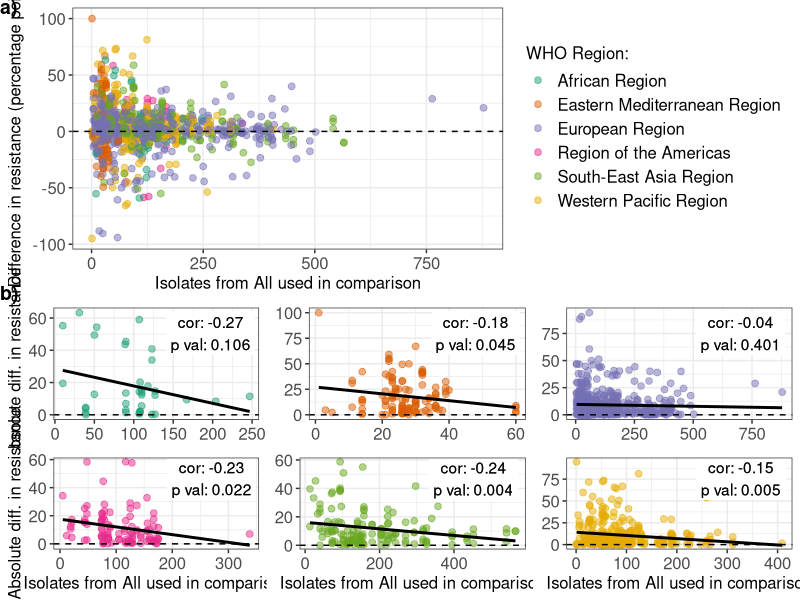
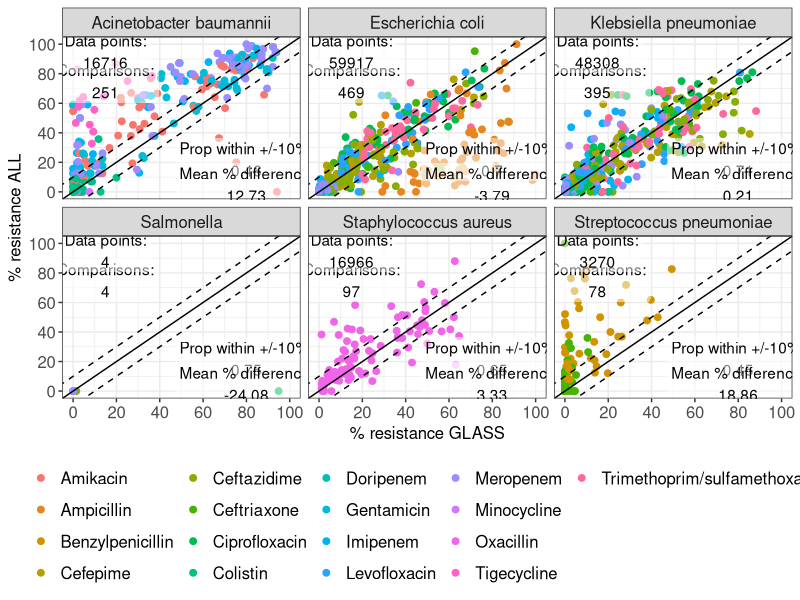
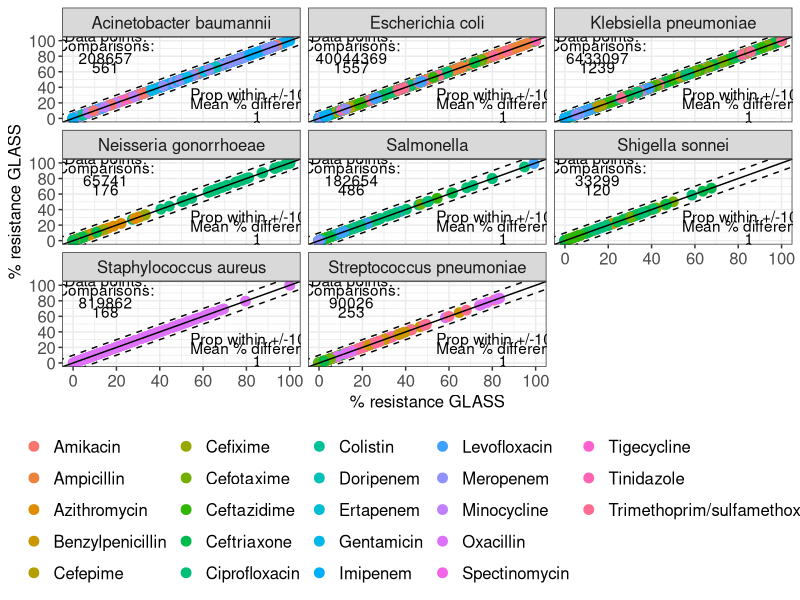
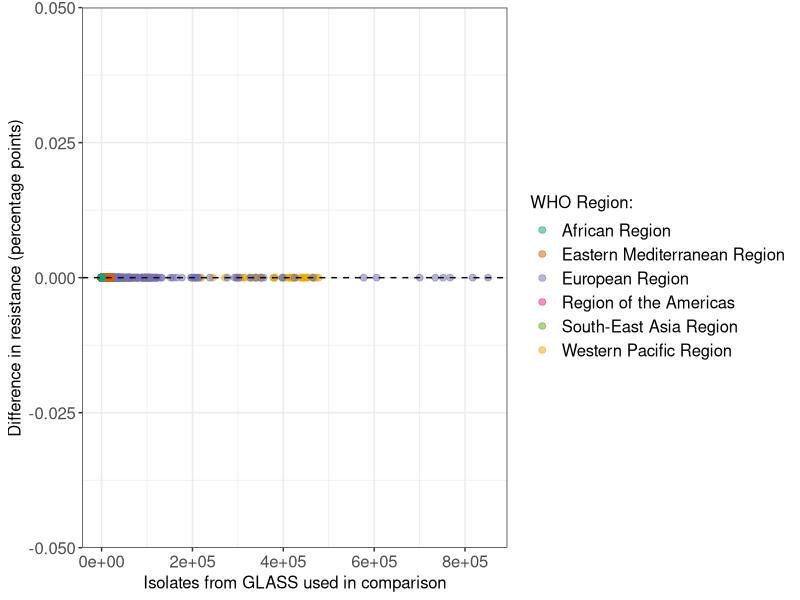
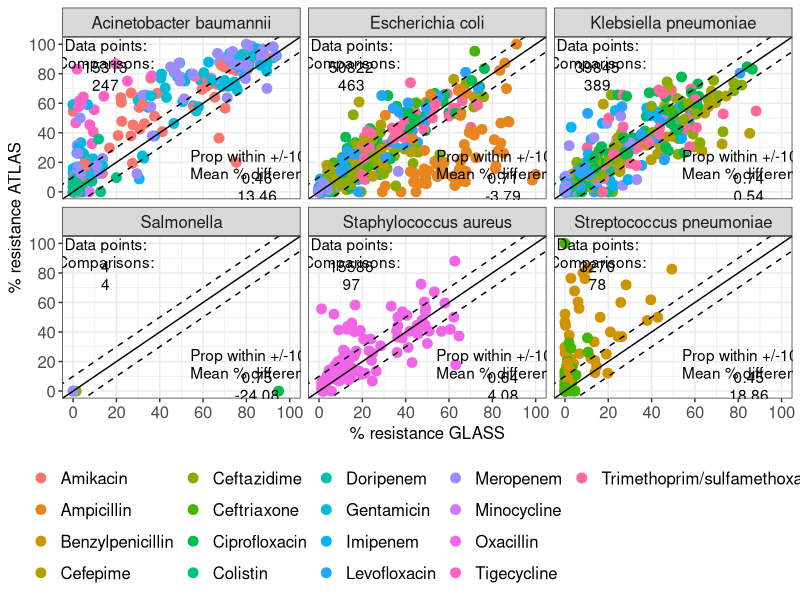
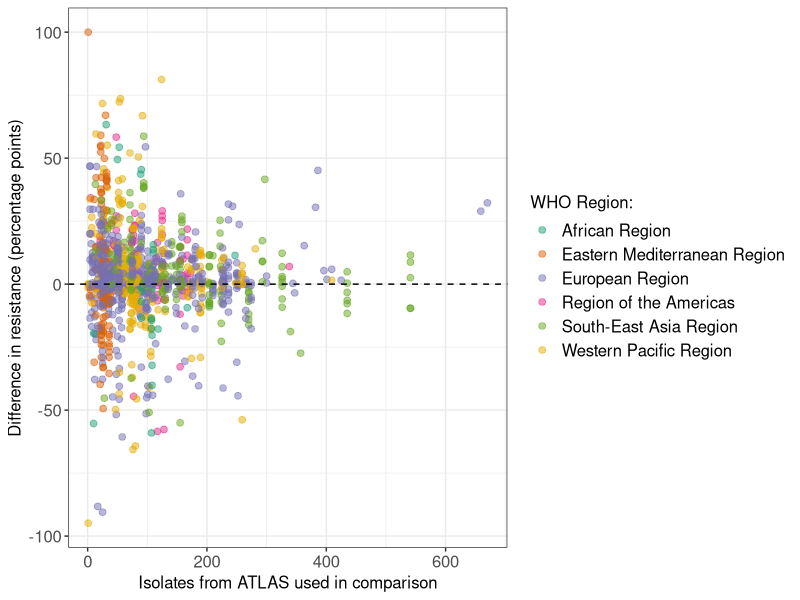
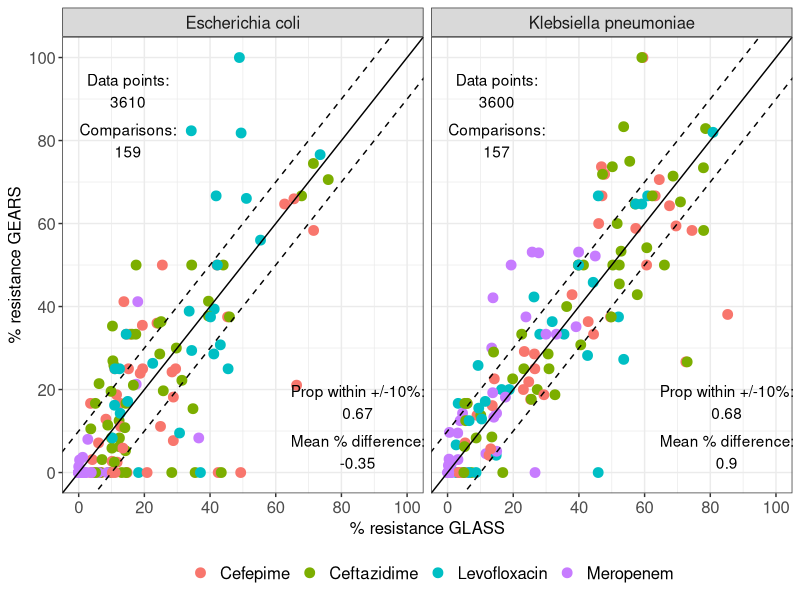
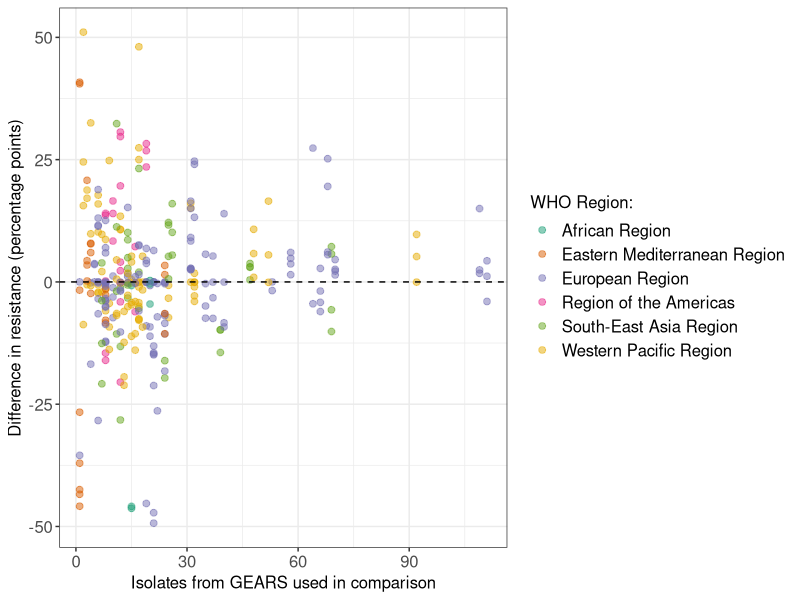

These charts were generated, in order, by the following R code:

################################################################################

################################################################################
######################### AMR Vivli data challenge #############################
################################################################################

################################################################################

#libraries required
library(dplyr)
library(tidyr)
library(readxl) #to read excel files
library(tidyverse) # str_replace_all()
library(here)
library(cowplot)
library(RColorBrewer)

pal = c("royalblue4", "royalblue1", "firebrick4", "firebrick2")
################################################################################
########################### Load AMR datasets ##################################
################################################################################

#load prepared data from all sources of data
df_AMR <- read.csv(here("data","final_AMR_dataset.csv"))

time_lab = gsub(":", "_", gsub(" ", "_", Sys.time()))
dir.create(here::here("plots", time_lab))

#names datasets
name_data = unique(df_AMR$Data)

################################################################################
########################## Countries exploration ###############################
################################################################################

#countries in each dataset
countries_GLASS = unique(df_AMR[df_AMR$Data == 'GLASS', c('Country')])
countries_ATLAS = unique(df_AMR[df_AMR$Data == 'ATLAS', c('Country')])
countries_SIDERO = unique(df_AMR[df_AMR$Data == 'SIDERO', c('Country')])
countries_GEARS = unique(df_AMR[df_AMR$Data == 'GEARS', c('Country')])
countries_KEYSTONE = unique(df_AMR[df_AMR$Data == 'KEYSTONE', c('Country')])

#intersection of countries between datasets
countries_ATLAS_GLASS <- intersect(countries_ATLAS, countries_GLASS)
countries_SIDERO_GLASS <- intersect(countries_GLASS, countries_SIDERO)
countries_GEARS_GLASS <- intersect(countries_GEARS, countries_GLASS)
countries_KEYSTONE_GLASS <- intersect(countries_KEYSTONE, countries_GLASS)

################################################################################
########################## Proportion calculation ##############################
################################################################################

#proportion of resistance
df_AMR$p <- df_AMR$Resistant/df_AMR$Total*100

################################################################################
####################### Plots like Catalan et al. ##############################
################################################################################

##### GLASS vs datasets individually #####

x = df_AMR[df_AMR$Data %in% c('GLASS'),]

for(data in name_data){
  
  y = df_AMR[df_AMR$Data %in% data,]
  
  x_y <- merge(x, y, by = c('Country', 'Region', 'Year', 'Pathogen', 'Antibiotic')) %>%
    filter(!is.nan(p.y)) %>%
    mutate(Total = Total.y+Total.x,
           Diff = p.y-p.x)
  
  if(nrow(x_y)==0){
    cat("Warning: no overlap between", data, "and GLASS, skipping...\n")
    next
  }
  
  x_y_text = data.frame()
  
  for(pathogen in unique(x_y$Pathogen)){
    x_y_p = x_y %>%
      filter(Pathogen == pathogen)
    
    x_y_text = rbind(x_y_text,
                     data.frame(Pathogen = pathogen,
                                Comparisons = nrow(x_y_p),
                                Data_points = sum(x_y_p$Total.y),
                                Prop_within = round(sum(abs(x_y_p$p.y-x_y_p$p.x)<=10)/nrow(x_y_p), 2),
                                Mean_diff = round(mean(x_y_p$p.y-x_y_p$p.x), 2)))
  }
  
  ggplot(x_y) +
    geom_point(aes(x = p.x, y = p.y, colour = Antibiotic), size = 3) +
    facet_wrap(~Pathogen) +
    geom_text(data = x_y_text,
              aes(x = 15, y = 80, label = paste0("Comparisons:\n",
                                                 Comparisons))) +
    geom_text(data = x_y_text,
              aes(x = 15, y = 92, label = paste0("Data points:\n",
                                                 Data_points))) +
    geom_text(data = x_y_text,
              aes(x = 85, y = 17, label = paste0("Prop within +/-10%:\n",
                                                 Prop_within))) +
    geom_text(data = x_y_text,
              aes(x = 85, y = 5, label = paste0("Mean % difference:\n",
                                                Mean_diff))) +
    geom_abline() +
    geom_abline(slope = 1, intercept = 10, linetype = "dashed") +
    geom_abline(slope = 1, intercept = -10, linetype = "dashed") +
    scale_y_continuous(breaks = seq(0,100,20), limits = c(0,100)) +
    scale_x_continuous(breaks = seq(0,100,20), limits = c(0,100)) +
    labs(x = "% resistance GLASS", y = paste0("% resistance ", data), colour = "") +
    theme_bw() +
    theme(axis.text.x = element_text(size = 12),
          axis.title.x = element_text(size = 12),
          axis.text.y = element_text(size = 12),
          axis.title.y = element_text(size = 12),
          strip.text = element_text(size = 12),
          legend.position = "bottom",
          legend.text = element_text(size = 12))
  
  ggsave(here("plots", time_lab, paste0("agreement_GLASS_vs_", data, ".png")))
  
  ggplot(x_y) +
    geom_point(aes(Total.y, Diff, colour = Region), size = 2, alpha = 0.5) +
    geom_hline(yintercept = 0, linetype = "dashed") +
    scale_color_brewer(palette = "Dark2") +
    labs(x = paste0("Isolates from ", unique(x_y$Data.y)," used in comparison"),
         y = "Difference in resistance (percentage points)",
         colour = "WHO Region:") +
    theme_bw() +
    theme(axis.text = element_text(size = 12),
          axis.title = element_text(size = 12),
          legend.text = element_text(size = 12),
          legend.title = element_text(size = 12))
  
  ggsave(here("plots", time_lab, paste0("agreement_by_size_GLASS_vs_", data, ".png")),
         width = 7, height = 5)
  
}

#####

##### GLASS vs datasets combined #####

y = df_AMR %>%
  filter(Data != "GLASS") %>%
  group_by(Country, Region, Year, Pathogen, Antibiotic) %>%
  summarise(Total = sum(Total),
            Resistant = sum(Resistant)) %>%
  mutate(Data = "All",
         p = Resistant/Total*100)


x_y <- merge(x, y, by = c('Country', 'Region', 'Year', 'Pathogen', 'Antibiotic')) %>%
  filter(!is.nan(p.y)) %>%
  mutate(Total = Total.y+Total.x,
         Diff = p.y-p.x)

p0 = ggplot(x_y) +
  geom_point(aes(Total.y, Diff, colour = Region), size = 2, alpha = 0.5) +
  geom_hline(yintercept = 0, linetype = "dashed") +
  scale_color_brewer(palette = "Dark2") +
  labs(x = paste0("Isolates from ", unique(x_y$Data.y)," used in comparison"),
       y = "Difference in resistance (percentage points)",
       colour = "WHO Region:") +
  theme_bw() +
  theme(axis.text = element_text(size = 12),
        axis.title = element_text(size = 12),
        legend.text = element_text(size = 12),
        legend.title = element_text(size = 12))


af_data = x_y %>%
  filter(Region == "African Region") %>%
  mutate(Diff = abs(Diff))
cor_af = cor.test(af_data$Diff, af_data$Total.y)

p1 = ggplot(af_data) +
  geom_point(aes(Total.y, Diff, colour = Region), size = 2, alpha = 0.5) +
  geom_smooth(aes(Total.y, Diff), method = "lm", se = F, colour = "black") +
  geom_hline(yintercept = 0, linetype = "dashed") +
  geom_label(aes(x = max(Total.y)*0.8, y = max(Diff)*0.8,
                 label = paste0("cor: ", round(cor_af$estimate, 2),
                                "\np val: ", round(cor_af$p.value, 3))),
             alpha = 0.5, label.size = NA) +
  scale_color_discrete(type = RColorBrewer::brewer.pal(6, "Dark2")[1]) +
  labs(x = paste0("Isolates from ", unique(x_y$Data.y)," used in comparison"),
       y = "Absolute diff. in resistance",
       colour = "WHO Region:") +
  theme_bw() +
  theme(axis.text = element_text(size = 12),
        axis.title = element_text(size = 12)) +
  guides(colour = "none")

em_data = x_y %>%
  filter(Region == "Eastern Mediterranean Region") %>%
  mutate(Diff = abs(Diff))
cor_em=cor.test(em_data$Diff, em_data$Total.y)

p2 = ggplot(em_data) +
  geom_point(aes(Total.y, Diff, colour = Region), size = 2, alpha = 0.5) +
  geom_smooth(aes(Total.y, Diff), method = "lm", se = F, colour = "black") +
  geom_hline(yintercept = 0, linetype = "dashed") +
  geom_label(aes(x = max(Total.y)*0.8, y = max(Diff)*0.8,
                 label = paste0("cor: ", round(cor_em$estimate, 2),
                                "\np val: ", round(cor_em$p.value, 3))),
             alpha = 0.5, label.size = NA) +
  scale_color_discrete(type = RColorBrewer::brewer.pal(6, "Dark2")[2]) +
  labs(x = paste0("Isolates from ", unique(x_y$Data.y)," used in comparison"),
       y = "Absolute diff. in resistance",
       colour = "WHO Region:") +
  theme_bw() +
  theme(axis.text = element_text(size = 12),
        axis.title = element_text(size = 12)) +
  guides(colour = "none")

eu_data = x_y %>%
  filter(Region == "European Region") %>%
  mutate(Diff = abs(Diff))
cor_eu=cor.test(eu_data$Diff, eu_data$Total.y)

p3 = ggplot(eu_data) +
  geom_point(aes(Total.y, Diff, colour = Region), size = 2, alpha = 0.5) +
  geom_smooth(aes(Total.y, Diff), method = "lm", se = F, colour = "black") +
  geom_hline(yintercept = 0, linetype = "dashed") +
  geom_label(aes(x = max(Total.y)*0.8, y = max(Diff)*0.8,
                 label = paste0("cor: ", round(cor_eu$estimate, 2),
                                "\np val: ", round(cor_eu$p.value, 3))),
             alpha = 0.5, label.size = NA) +
  scale_color_discrete(type = RColorBrewer::brewer.pal(6, "Dark2")[3]) +
  labs(x = paste0("Isolates from ", unique(x_y$Data.y)," used in comparison"),
       y = "Absolute diff. in resistance",
       colour = "WHO Region:") +
  theme_bw() +
  theme(axis.text = element_text(size = 12),
        axis.title = element_text(size = 12)) +
  guides(colour = "none")

am_data = x_y %>%
  filter(Region == "Region of the Americas") %>%
  mutate(Diff = abs(Diff))
cor_am=cor.test(am_data$Diff, am_data$Total.y)

p4 = ggplot(am_data) +
  geom_point(aes(Total.y, Diff, colour = Region), size = 2, alpha = 0.5) +
  geom_smooth(aes(Total.y, Diff), method = "lm", se = F, colour = "black") +
  geom_hline(yintercept = 0, linetype = "dashed") +
  geom_label(aes(x = max(Total.y)*0.8, y = max(Diff)*0.8,
                 label = paste0("cor: ", round(cor_am$estimate, 2),
                                "\np val: ", round(cor_am$p.value, 3))),
             alpha = 0.5, label.size = NA) +
  scale_color_discrete(type = RColorBrewer::brewer.pal(6, "Dark2")[4]) +
  labs(x = paste0("Isolates from ", unique(x_y$Data.y)," used in comparison"),
       y = "Absolute diff. in resistance",
       colour = "WHO Region:") +
  theme_bw() +
  theme(axis.text = element_text(size = 12),
        axis.title = element_text(size = 12)) +
  guides(colour = "none")

se_data = x_y %>%
  filter(Region == "South-East Asia Region") %>%
  mutate(Diff = abs(Diff))
cor_se=cor.test(se_data$Diff, se_data$Total.y)

p5 = ggplot(se_data) +
  geom_point(aes(Total.y, Diff, colour = Region), size = 2, alpha = 0.5) +
  geom_smooth(aes(Total.y, Diff), method = "lm", se = F, colour = "black") +
  geom_hline(yintercept = 0, linetype = "dashed") +
  geom_label(aes(x = max(Total.y)*0.8, y = max(Diff)*0.8,
                 label = paste0("cor: ", round(cor_se$estimate, 2),
                                "\np val: ", round(cor_se$p.value, 3))),
             alpha = 0.5, label.size = NA) +
  scale_color_discrete(type = RColorBrewer::brewer.pal(6, "Dark2")[5]) +
  labs(x = paste0("Isolates from ", unique(x_y$Data.y)," used in comparison"),
       y = "Absolute diff. in resistance",
       colour = "WHO Region:") +
  theme_bw() +
  theme(axis.text = element_text(size = 12),
        axis.title = element_text(size = 12)) +
  guides(colour = "none")

wp_data = x_y %>%
  filter(Region == "Western Pacific Region") %>%
  mutate(Diff = abs(Diff))
cor_wp=cor.test(wp_data$Diff, wp_data$Total.y)

p6 = ggplot(wp_data) +
  geom_point(aes(Total.y, Diff, colour = Region), size = 2, alpha = 0.5) +
  geom_smooth(aes(Total.y, Diff), method = "lm", se = F, colour = "black") +
  geom_hline(yintercept = 0, linetype = "dashed") +
  geom_label(aes(x = max(Total.y)*0.8, y = max(Diff)*0.8,
                 label = paste0("cor: ", round(cor_wp$estimate, 2),
                                "\np val: ", round(cor_wp$p.value, 3))),
             alpha = 0.5, label.size = NA) +
  scale_color_discrete(type = RColorBrewer::brewer.pal(6, "Dark2")[6]) +
  labs(x = paste0("Isolates from ", unique(x_y$Data.y)," used in comparison"),
       y = "Absolute diff. in resistance",
       colour = "WHO Region:") +
  theme_bw() +
  theme(axis.text = element_text(size = 12),
        axis.title = element_text(size = 12)) +
  guides(colour = "none")

plot_grid(p0,
          plot_grid(p1 + theme(axis.title.x = element_blank()),
                    p2 + theme(axis.title.y = element_blank(),
                               axis.title.x = element_blank()),
                    p3 + theme(axis.title.y = element_blank(),
                               axis.title.x = element_blank()),
                    p4,
                    p5 + theme(axis.title.y = element_blank()),
                    p6 + theme(axis.title.y = element_blank()),
                    ncol=3), ncol=1, labels = c("a)", "b)"), hjust = 0, vjust = c(1,0))

ggsave(here("plots", time_lab, paste0("agreement_by_size_GLASS_vs_ALL.png")),
       width = 9, height = 10)


x_y_text = data.frame()

for(pathogen in unique(x_y$Pathogen)){
  x_y_p = x_y %>%
    filter(Pathogen == pathogen)
  
  x_y_text = rbind(x_y_text,
                   data.frame(Pathogen = pathogen,
                              Comparisons = nrow(x_y_p),
                              Data_points = sum(x_y_p$Total.y),
                              Prop_within = round(sum(abs(x_y_p$p.y-x_y_p$p.x)<=10)/nrow(x_y_p), 2),
                              Mean_diff = round(mean(x_y_p$p.y-x_y_p$p.x), 2)))
}

ggplot(data = x_y) +
  geom_point(aes(x = p.x, y = p.y, colour = Antibiotic), size = 2) +
  facet_wrap(~Pathogen) +
  geom_label(data = x_y_text,
            aes(x = 15, y = 75, label = paste0("Comparisons:\n",
                                               Comparisons)), alpha = 0.5, label.size = NA) +
  geom_label(data = x_y_text,
            aes(x = 15, y = 95, label = paste0("Data points:\n",
                                               Data_points)), alpha = 0.5, label.size = NA) +
  geom_label(data = x_y_text,
            aes(x = 80, y = 22, label = paste0("Prop within +/-10%:\n",
                                               Prop_within)), alpha = 0.5, label.size = NA) +
  geom_label(data = x_y_text,
            aes(x = 80, y = 5, label = paste0("Mean % difference:\n",
                                              Mean_diff)), alpha = 0.5, label.size = NA) +
  geom_abline() +
  geom_abline(slope = 1, intercept = 10, linetype = "dashed") +
  geom_abline(slope = 1, intercept = -10, linetype = "dashed") +
  scale_y_continuous(breaks = seq(0,100,20), limits = c(0,100)) +
  scale_x_continuous(breaks = seq(0,100,20), limits = c(0,100)) +
  labs(x = "% resistance GLASS", y = "% resistance ALL", colour = "") +
  theme_bw() +
  theme(axis.text.x = element_text(size = 12),
        axis.title.x = element_text(size = 12),
        axis.text.y = element_text(size = 12),
        axis.title.y = element_text(size = 12),
        strip.text = element_text(size = 12),
        legend.position = "bottom",
        legend.text = element_text(size = 12))

ggsave(here("plots", time_lab, paste0("agreement_GLASS_vs_ALL.png")),
       width = 10, height = 8)

cat("Plots saved in the folder:", here::here("plots", time_lab), "\n")

#####